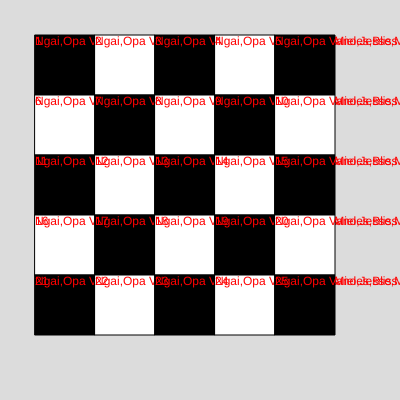
Frame 1 (no input)
Frame 60 (no input): identical to frame 1, image omitted
Frame 120 (the mouse pressed at the canvas centre since frame 60): identical to frame 1, image omitted

The p5.js sketch that drew this single still picture (run headless with seeded random() and noise() and a simulated clock; from frame 60 on, the mouse is pressed at the canvas centre):

// p5.js sketch
// ── sketch.js
let namen = [
  ['Ngai', 'Opa Vano', 'Jesse', 'Mieles', 'Bliss']
];


function setup() {
  createCanvas(400, 400);
}

function draw() {
  background(220);
  let index = 1;
  for (let i = 0; i < 5; i++) {
    for (let j = 0; j < 5; j++) {
      if (index % 2 == 0){
        fill(255)
      } else {
        fill(0)
      }
      square(j * 60 + 35, i * 60 + 35, 60);
      fill(255,0,0)
      text(index, j * 60 + 35, i * 60 + 45)
      text(namen, j * 60 + 35, i * 60 + 45)
    
      index++;
    }
  }
}
